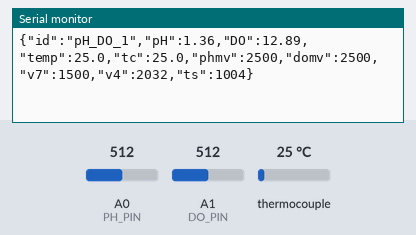
A sketch run on a simulated Arduino Uno, built with avr-gcc and run on an emulated ATmega328P. Parts: the last lines printed to the serial monitor. The test bench sets the inputs (shaded band); at power-on: A0 (PH_PIN) = 512, A1 (DO_PIN) = 512, thermocouple 25 °C.

Above: at 1.7 s.
1.8 s: A0 (PH_PIN) set to 3
At 2.4 s:
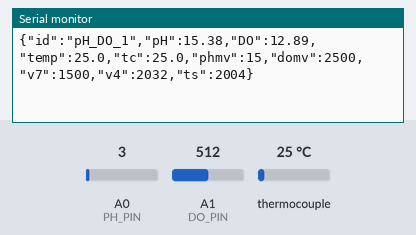
3.3 s: A0 (PH_PIN) set to 0
At 4.8 s:
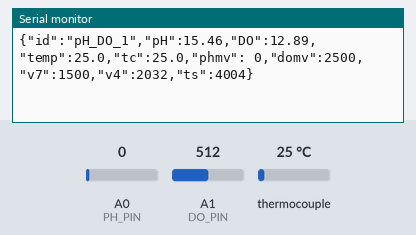
6.5 s: A1 (DO_PIN) set to 3
At 7.3 s:
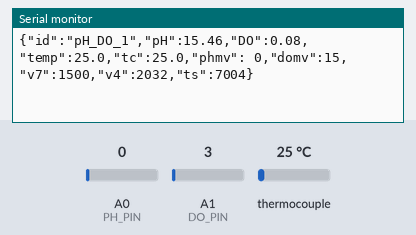
8.0 s: A1 (DO_PIN) set to 0
At 8.8 s:
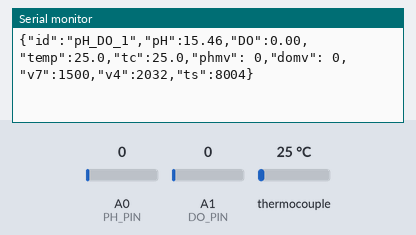

The sketch:

algae_monitor.ino
```cpp
// algae_monitor.ino
// Arduino Uno: pH (electrodo + board Gravity) + DO (SEN0237) + Temperatura (MAX6675)
//
// Analog:  A0 = pH  |  A1 = DO
// SPI:     D13=SCK  |  D9=SO(MISO)  |  D10=CS
//
// Calibración de pH por 2 puntos propia (no DFRobot_PH): se guardan los voltajes
// medidos en buffer 7.0 y 4.0 y se interpola linealmente. Así funciona con
// cualquier electrodo, sin los rangos fijos (1322-1678 / 1854-2210 mV) ni el
// centro en 1500 mV que asume la librería DFRobot y que no cuadran con este board.

#include <EEPROM.h>
#include <max6675.h>
#include <SoftwareSerial.h>

#define PH_PIN      A0
#define DO_PIN      A1
#define MAX_SCK     13
#define MAX_CS      10
#define MAX_SO       9
#define DEVICE_ID   "pH_DO_1"
#define PH_V7_ADDR  0     // float: voltaje en buffer 7.0
#define PH_V4_ADDR  4     // float: voltaje en buffer 4.0
#define DO_CAL_ADDR 40    // float: voltaje de referencia del DO (aire)
#define READ_MS     1000

const uint16_t DO_Table[41] = {
  14460, 14220, 13820, 13440, 13090, 12740, 12420, 12110, 11810, 11530,
  11260, 11010, 10770, 10530, 10300, 10080,  9860,  9660,  9460,  9270,
   9080,  8900,  8730,  8570,  8410,  8250,  8110,  7960,  7820,  7690,
   7560,  7430,  7300,  7180,  7070,  6950,  6840,  6730,  6630,  6530, 6410
};

MAX6675    thermocouple(MAX_SCK, MAX_CS, MAX_SO);
SoftwareSerial espSerial(2, 5); // RX=D2 (ESP TX) | TX=D5 (ESP RX, vía divisor 1k/2.2k) — D3 quedó dañado

float temperature  = 25.0;
float doCalVoltage = 1600.0;
float phCalV7 = 1500.0;   // voltaje medido en buffer 7.0 (se calibra)
float phCalV4 = 2032.0;   // voltaje medido en buffer 4.0 (se calibra)
float phVoltage, phValue;
float doVoltage, doValue;

void sendEvent(const char* event, const char* msg = "") {
  String line = "{\"event\":\"" + String(event) + "\",\"id\":\"" + DEVICE_ID + "\"";
  if (msg[0]) line += ",\"msg\":\"" + String(msg) + "\"";
  line += "}";
  Serial.println(line);
  espSerial.println(line);
}

// Promedia 16 muestras del ADC para bajar el ruido (mV)
float readAnalogMv(uint8_t pin) {
  long sum = 0;
  for (int i = 0; i < 16; i++) sum += analogRead(pin);
  return (sum / 16.0) / 1024.0 * 5000.0;
}

float readPhVoltage() {
  return readAnalogMv(PH_PIN);
}

// pH por recta de 2 puntos: (phCalV7, 7.0) y (phCalV4, 4.0)
float computePH(float mv) {
  float dv = phCalV4 - phCalV7;
  if (fabs(dv) < 1.0) return -1.0;   // sin calibrar válido
  return 7.0 + (mv - phCalV7) * (4.0 - 7.0) / dv;
}

// Guarda el voltaje actual como punto de calibración (buffer 7 o 4)
void calibratePH(bool isPH7) {
  float v = readPhVoltage();
  if (isPH7) { phCalV7 = v; EEPROM.put(PH_V7_ADDR, v); }
  else       { phCalV4 = v; EEPROM.put(PH_V4_ADDR, v); }
  phVoltage = v;
  phValue   = computePH(v);
  String msg = String(isPH7 ? "pH 7" : "pH 4") + " (" + String(v, 0) + "mV) pH=" + String(phValue, 2);
  sendEvent("PH_CAL_DONE", msg.c_str());
}

void setup() {
  Serial.begin(9600);
  espSerial.begin(9600);

  EEPROM.get(PH_V7_ADDR, phCalV7);
  if (isnan(phCalV7) || phCalV7 < 100 || phCalV7 > 5000) phCalV7 = 1500.0;
  EEPROM.get(PH_V4_ADDR, phCalV4);
  if (isnan(phCalV4) || phCalV4 < 100 || phCalV4 > 5000) phCalV4 = 2032.0;
  EEPROM.get(DO_CAL_ADDR, doCalVoltage);
  if (isnan(doCalVoltage) || doCalVoltage < 500 || doCalVoltage > 4500) doCalVoltage = 1600.0;

  delay(500);
}

void processCommand(String cmd) {
  if (cmd == "CAL7") {
    calibratePH(true);

  } else if (cmd == "CAL4") {
    calibratePH(false);

  } else if (cmd == "RESETCAL") {
    for (int i = 0; i < 40; i++) EEPROM.write(i, 0xFF);
    phCalV7 = 1500.0;
    phCalV4 = 2032.0;
    doCalVoltage = 1600.0;
    EEPROM.put(DO_CAL_ADDR, doCalVoltage);
    sendEvent("CAL_RESET", "EEPROM borrada");

  } else if (cmd == "DOCAL") {
    doCalVoltage = readAnalogMv(DO_PIN);
    EEPROM.put(DO_CAL_ADDR, doCalVoltage);
    String line = "{\"event\":\"DO_CAL\",\"id\":\"" + String(DEVICE_ID) + "\",\"v\":" + String(doCalVoltage, 1) + "}";
    Serial.println(line);
    espSerial.println(line);

  } else if (cmd.startsWith("TEMP:")) {
    temperature = cmd.substring(5).toFloat();
    sendEvent("TEMP_SET");
  }
}

void loop() {
  static unsigned long lastRead = 0;

  // Comandos desde el USB (monitor serial) o desde el ESP (web de calibración)
  if (Serial.available() > 0) {
    String cmd = Serial.readStringUntil('\n');
    cmd.trim();
    processCommand(cmd);
  }
  if (espSerial.available() > 0) {
    String cmd = espSerial.readStringUntil('\n');
    cmd.trim();
    processCommand(cmd);
  }

  if (millis() - lastRead >= READ_MS) {
    lastRead = millis();

    float tRead = thermocouple.readCelsius();
    if (!isnan(tRead) && tRead > 5.0 && tRead < 60.0)
      temperature = tRead;

    phVoltage = readPhVoltage();
    phValue   = computePH(phVoltage);

    doVoltage = readAnalogMv(DO_PIN);
    uint8_t t = (uint8_t)constrain((int)temperature, 0, 40);
    doValue   = doVoltage / doCalVoltage * (DO_Table[t] / 1000.0);

    String line = "{\"id\":\"" + String(DEVICE_ID) +
                  "\",\"pH\":" + String(phValue, 2) +
                  ",\"DO\":" + String(doValue, 2) +
                  ",\"temp\":" + String(temperature, 1) +
                  ",\"tc\":" + String(isnan(tRead) ? -999.0 : tRead, 1) +
                  ",\"phmv\":" + String(phVoltage, 0) +
                  ",\"domv\":" + String(doVoltage, 0) +
                  ",\"v7\":" + String(phCalV7, 0) +
                  ",\"v4\":" + String(phCalV4, 0) +
                  ",\"ts\":" + String(millis()) + "}";
    Serial.println(line);
    espSerial.println(line);
  }
}
```

Measured:
- the behaviour switches between 2 and 1 on A0 (PH_PIN) (found by bisection; images 1 and 2)
- the behaviour switches between 2 and 1 on A1 (DO_PIN) (found by bisection; images 3 and 4)
- after the input at 1.8 s, the serial monitor: prints a new line after 0.21 s (image 1)
- after the input at 3.3 s, the serial monitor: prints a new line after 0.71 s (image 2)
- after the input at 6.5 s, the serial monitor: prints a new line after 0.51 s (image 3)
- after the input at 8.0 s, the serial monitor: prints a new line at once (image 4)
